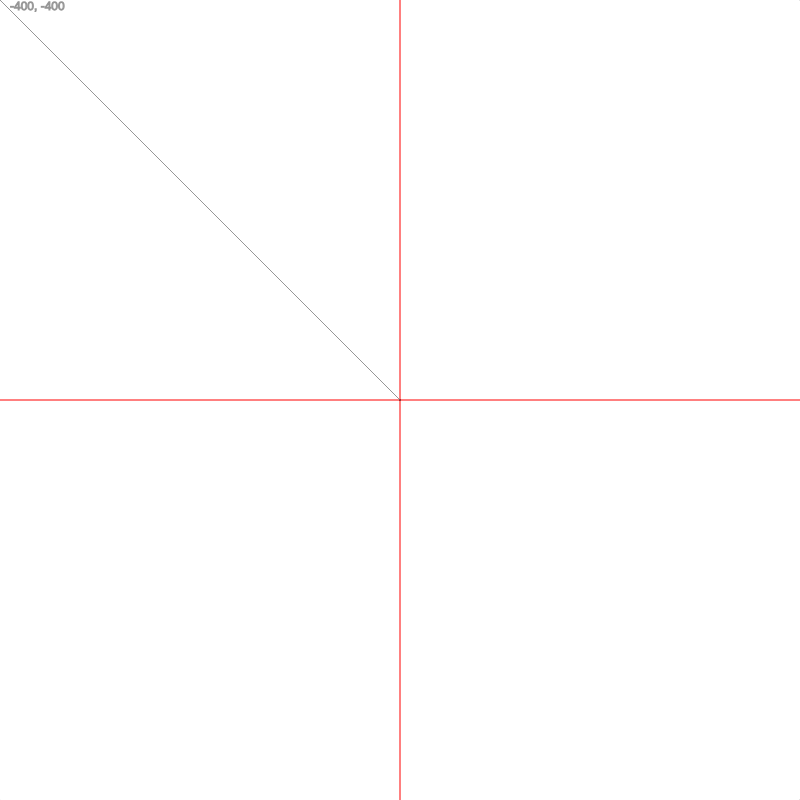
Frame 1 (no input)
Frame 60 (no input): identical to frame 1, image omitted
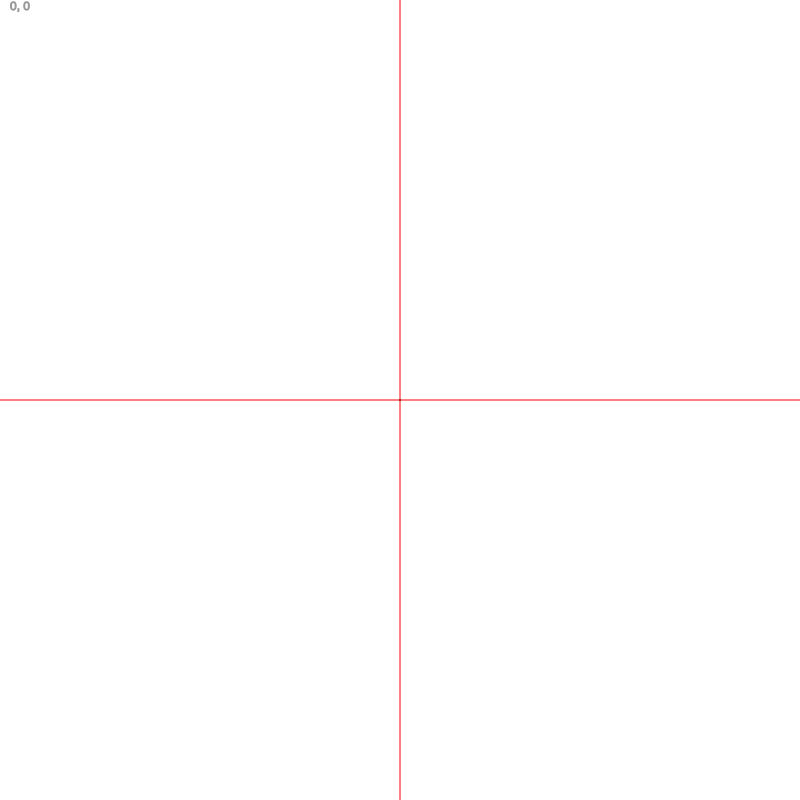
Frame 120 (the mouse pressed at the canvas centre since frame 60)

The p5.js sketch that drew these frames (run headless with seeded random() and noise() and a simulated clock; from frame 60 on, the mouse is pressed at the canvas centre):

// p5.js sketch
// ── sketch.js
// dima_
// Dima Konev
//

function setup() {
    createCanvas(800, 800);

}

var points = [];

function mousePressed() {
    var point = new Object();
    point.x = Math.floor(mouseX - 400);
    point.y = Math.floor(mouseY - 400);
    points.push(point);
}

function getShape() {
    var s = "";
    for(var i = 0; i < points.length; i++) {
        s += "vertex(" + points[i].x + ", " + points[i].y + ");\n";
    }
    print(s);
}
function draw() {
    background(255);
    stroke(255, 0, 0);
    line(width/2, 0, width/2, height);
    line(0, height/2, width, height/2);

    //mouse guide
    stroke(150);
    noFill();
    line(width/2, height/2, mouseX, mouseY);
    ellipseMode(RADIUS);
    var radius = Math.sqrt(Math.pow(mouseX - 400, 2) + Math.pow(mouseY - 400, 2));
    ellipse(width/2, height/2, radius, radius);

    text((mouseX - 400) + ", " + (mouseY - 400), 10, 10);


    translate(width/2, height/2);

    stroke(0);
    fill(0, 0, 255, 10);
    beginShape();
    for(var i = 0; i < points.length; i++) {
        vertex(points[i].x, points[i].y);
    }
    vertex(0, 0);
    endShape(CLOSE);
}
